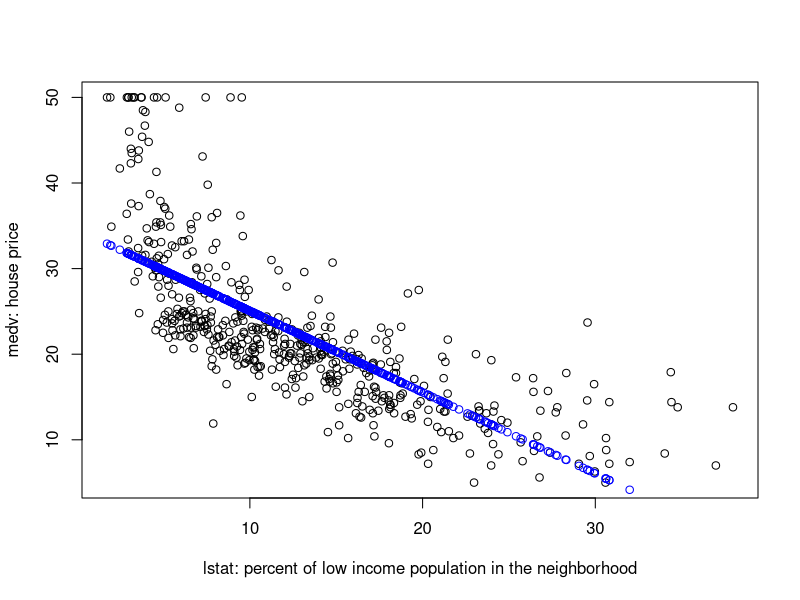
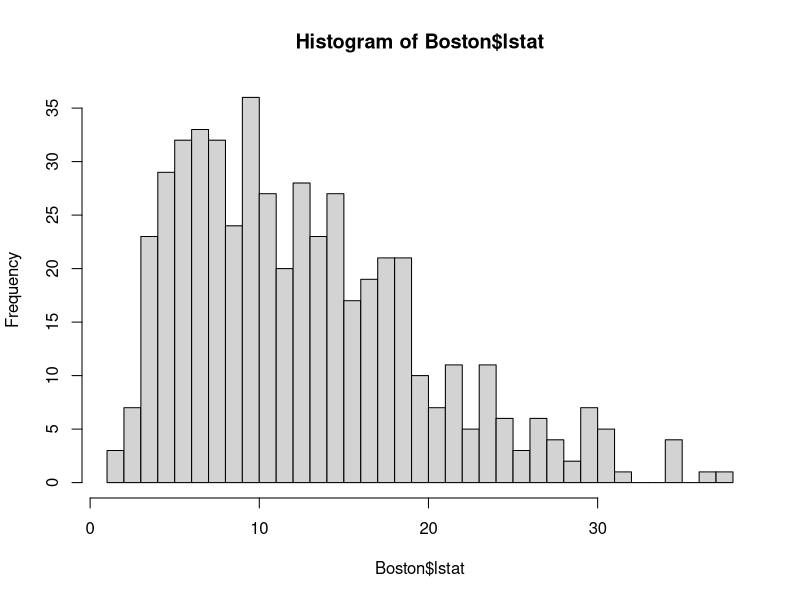
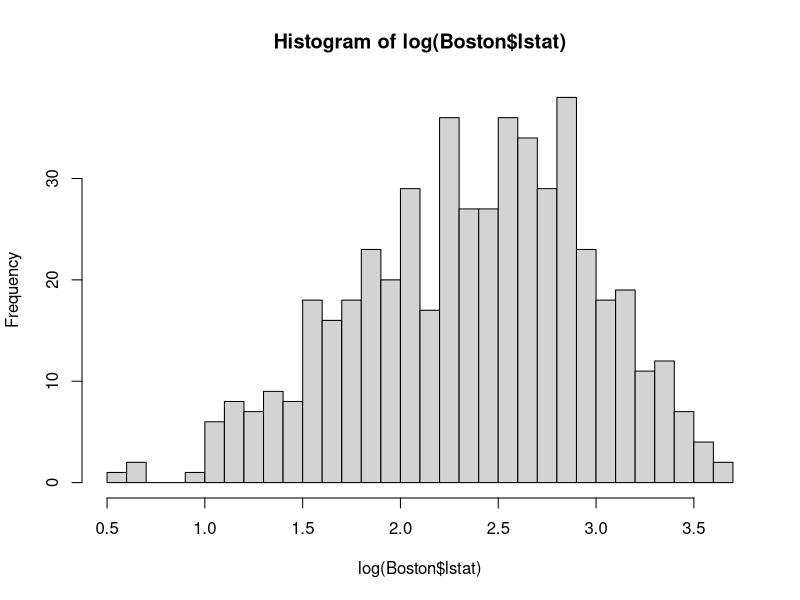
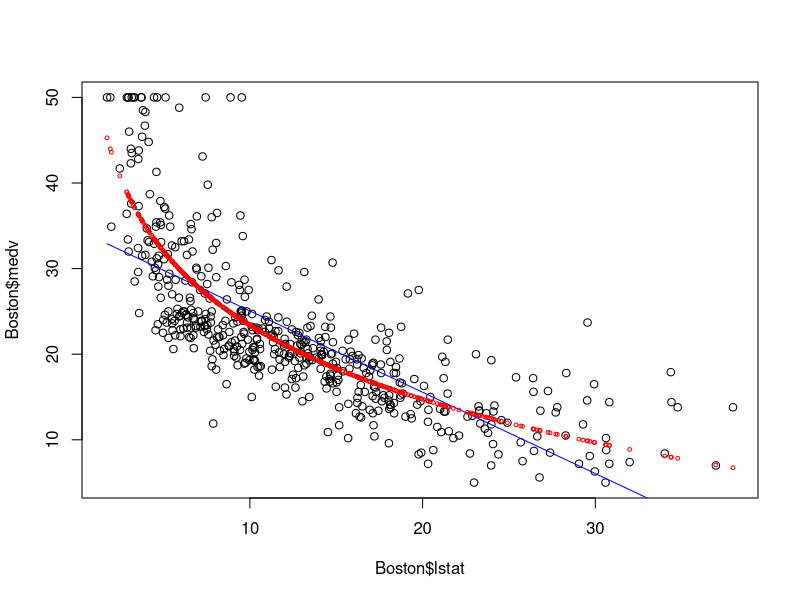
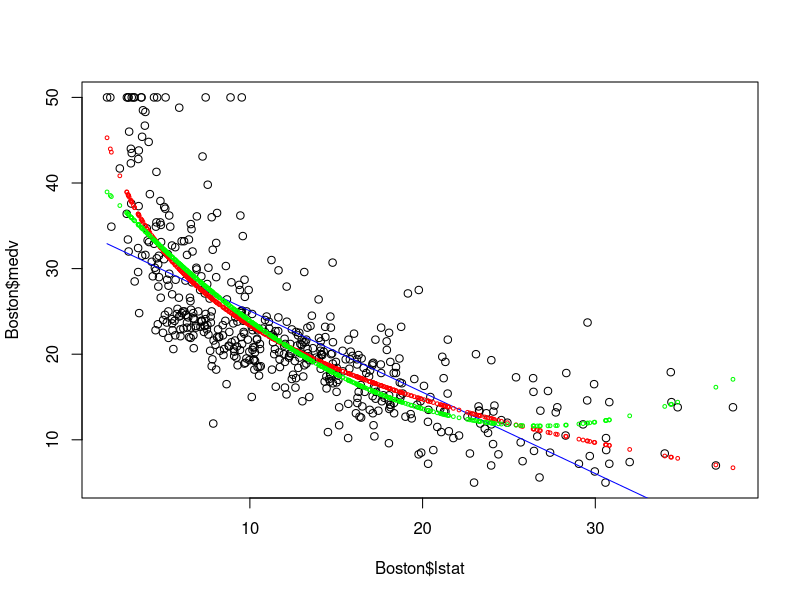
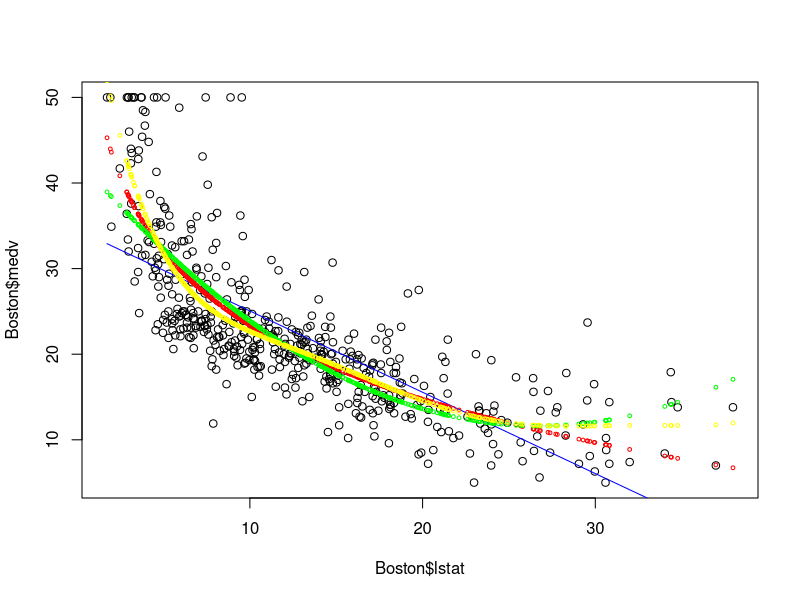
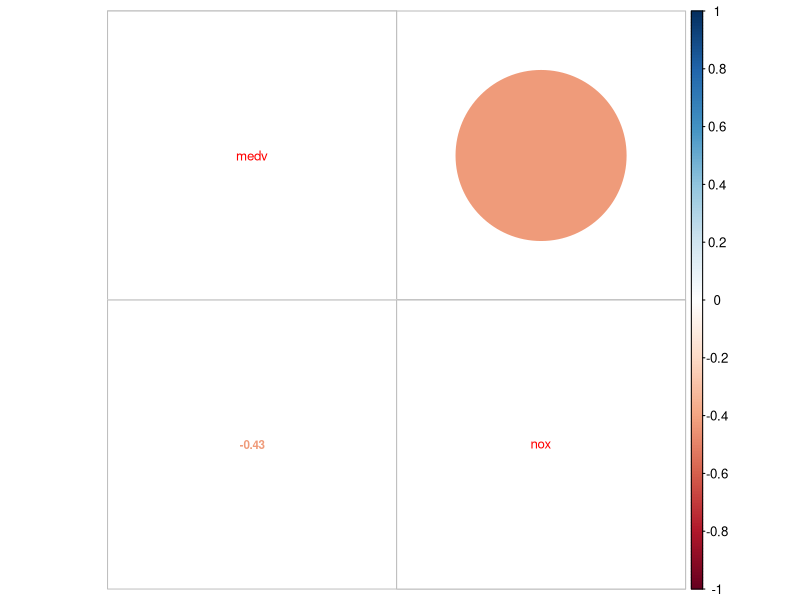
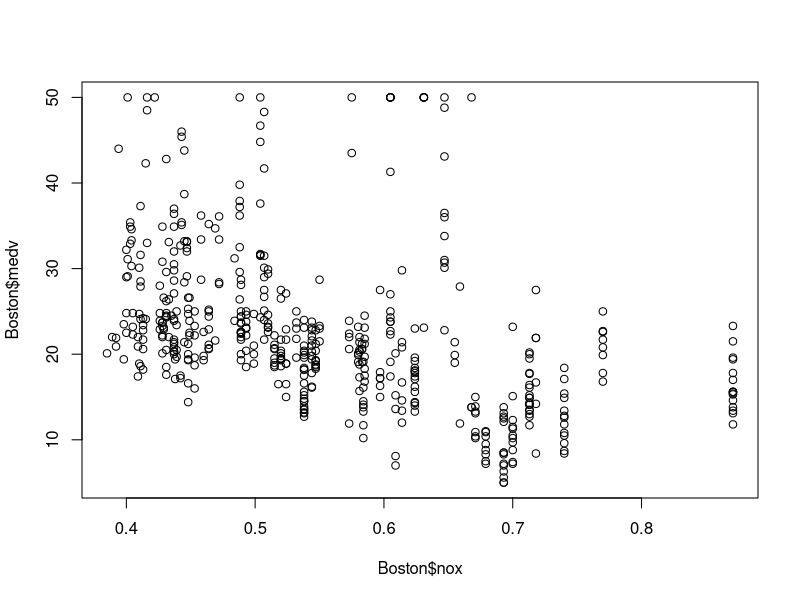

These charts were generated, in order, by the following R code:
## ---- chunk 1
# Load packages into R:
library(data.table)
library(corrplot)
## ---- chunk 2
Boston=fread("data/Boston.csv")
plot(Boston$lstat,Boston$medv, 
     xlab ="lstat: percent of low income population in the neighborhood", 
     ylab = "medv: house price")
fit1=lm(medv~lstat, data=Boston)
points(Boston$lstat, fitted(fit1), col="blue")
## ---- chunk 3
hist(Boston$lstat, breaks = 40)
## ---- chunk 4
hist(log(Boston$lstat), breaks = 40)
## ---- chunk 5
fit2=lm(medv~log(lstat), data=Boston)
summary(fit2) 
## ---- chunk 6
# fitted() is the function to get the fitted value
plot(Boston$lstat, Boston$medv)
points(Boston$lstat, fitted(fit1), col="blue", type = "l")
points(Boston$lstat, fitted(fit2), col="red", cex=0.5)
## ---- chunk 7
fit3=lm(medv~lstat+I(lstat^2),data=Boston)
summary(fit3)
## ---- chunk 8
plot(Boston$lstat, Boston$medv)
points(Boston$lstat, fitted(fit1), col="blue", type = "l")
points(Boston$lstat, fitted(fit2), col="red", cex=0.5)
points(Boston$lstat, fitted(fit3), col="green", cex=0.5)
## ---- chunk 9
# 6th order polynomial regression
fit4=lm(medv~poly(lstat,6), data=Boston)  
summary(fit4)
## ---- chunk 10
# fitted() is the function to get the fitted value
plot(Boston$lstat, Boston$medv)
points(Boston$lstat, fitted(fit1), col="blue", type = "l")
points(Boston$lstat, fitted(fit2), col="red", cex=0.5)
points(Boston$lstat, fitted(fit3), col="green", cex=0.5)
points(Boston$lstat, fitted(fit4), col="yellow", cex=0.5)
## ---- chunk 11
corr=cor(Boston[,c("medv","nox")])
corrplot.mixed(corr, number.cex = .7, tl.cex=0.8)
## ---- chunk 12
plot(Boston$nox, Boston$medv)
## ---- chunk 13
# estimate four different models
fit1=lm(formula=medv~nox, data=Boston)
fit2=lm(formula=medv~log(nox), data=Boston)
fit3=lm(formula=medv~nox+I(nox^2), data=Boston)
fit4=lm(formula=medv~poly(nox,10), data=Boston)

# generate the fitted value for each model
plot(Boston$nox, Boston$medv)
points(Boston$nox, fitted(fit1), col="blue", type = "l")
points(Boston$nox, fitted(fit2), col="red", cex=0.5)
points(Boston$nox, fitted(fit3), col="green", cex=0.5)
points(Boston$nox, fitted(fit4), col="yellow", cex=0.5)
